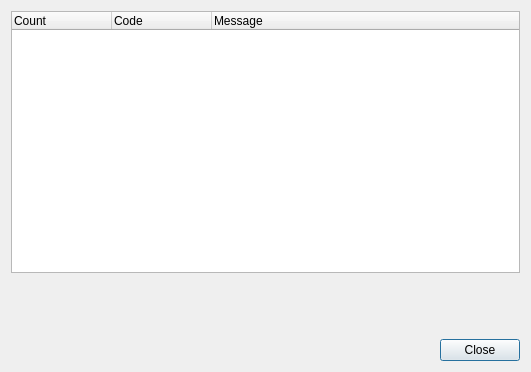
<?xml version="1.0" encoding="UTF-8"?>
<ui version="4.0">
 <class>CodeStyleStatisticsDialog</class>
 <widget class="QDialog" name="CodeStyleStatisticsDialog">
  <property name="geometry">
   <rect>
    <x>0</x>
    <y>0</y>
    <width>531</width>
    <height>372</height>
   </rect>
  </property>
  <property name="windowTitle">
   <string>Code Style Checker Statistics</string>
  </property>
  <layout class="QVBoxLayout" name="verticalLayout">
   <item>
    <widget class="QTreeWidget" name="statisticsList">
     <property name="alternatingRowColors">
      <bool>true</bool>
     </property>
     <property name="rootIsDecorated">
      <bool>false</bool>
     </property>
     <property name="wordWrap">
      <bool>true</bool>
     </property>
     <column>
      <property name="text">
       <string>Count</string>
      </property>
     </column>
     <column>
      <property name="text">
       <string>Code</string>
      </property>
     </column>
     <column>
      <property name="text">
       <string>Message</string>
      </property>
     </column>
    </widget>
   </item>
   <item>
    <layout class="QGridLayout" name="gridLayout">
     <item row="0" column="0">
      <widget class="QLabel" name="filesChecked"/>
     </item>
     <item row="0" column="1">
      <widget class="QLabel" name="filesIssues"/>
     </item>
     <item row="1" column="0">
      <widget class="QLabel" name="totalIssues"/>
     </item>
     <item row="1" column="1">
      <widget class="QLabel" name="ignoredIssues"/>
     </item>
     <item row="2" column="0">
      <widget class="QLabel" name="fixedIssues"/>
     </item>
     <item row="2" column="1">
      <widget class="QLabel" name="securityOk"/>
     </item>
    </layout>
   </item>
   <item>
    <widget class="QDialogButtonBox" name="buttonBox">
     <property name="orientation">
      <enum>Qt::Horizontal</enum>
     </property>
     <property name="standardButtons">
      <set>QDialogButtonBox::Close</set>
     </property>
    </widget>
   </item>
  </layout>
 </widget>
 <tabstops>
  <tabstop>statisticsList</tabstop>
  <tabstop>buttonBox</tabstop>
 </tabstops>
 <resources/>
 <connections>
  <connection>
   <sender>buttonBox</sender>
   <signal>accepted()</signal>
   <receiver>CodeStyleStatisticsDialog</receiver>
   <slot>accept()</slot>
   <hints>
    <hint type="sourcelabel">
     <x>248</x>
     <y>254</y>
    </hint>
    <hint type="destinationlabel">
     <x>157</x>
     <y>274</y>
    </hint>
   </hints>
  </connection>
  <connection>
   <sender>buttonBox</sender>
   <signal>rejected()</signal>
   <receiver>CodeStyleStatisticsDialog</receiver>
   <slot>reject()</slot>
   <hints>
    <hint type="sourcelabel">
     <x>316</x>
     <y>260</y>
    </hint>
    <hint type="destinationlabel">
     <x>286</x>
     <y>274</y>
    </hint>
   </hints>
  </connection>
 </connections>
</ui>
